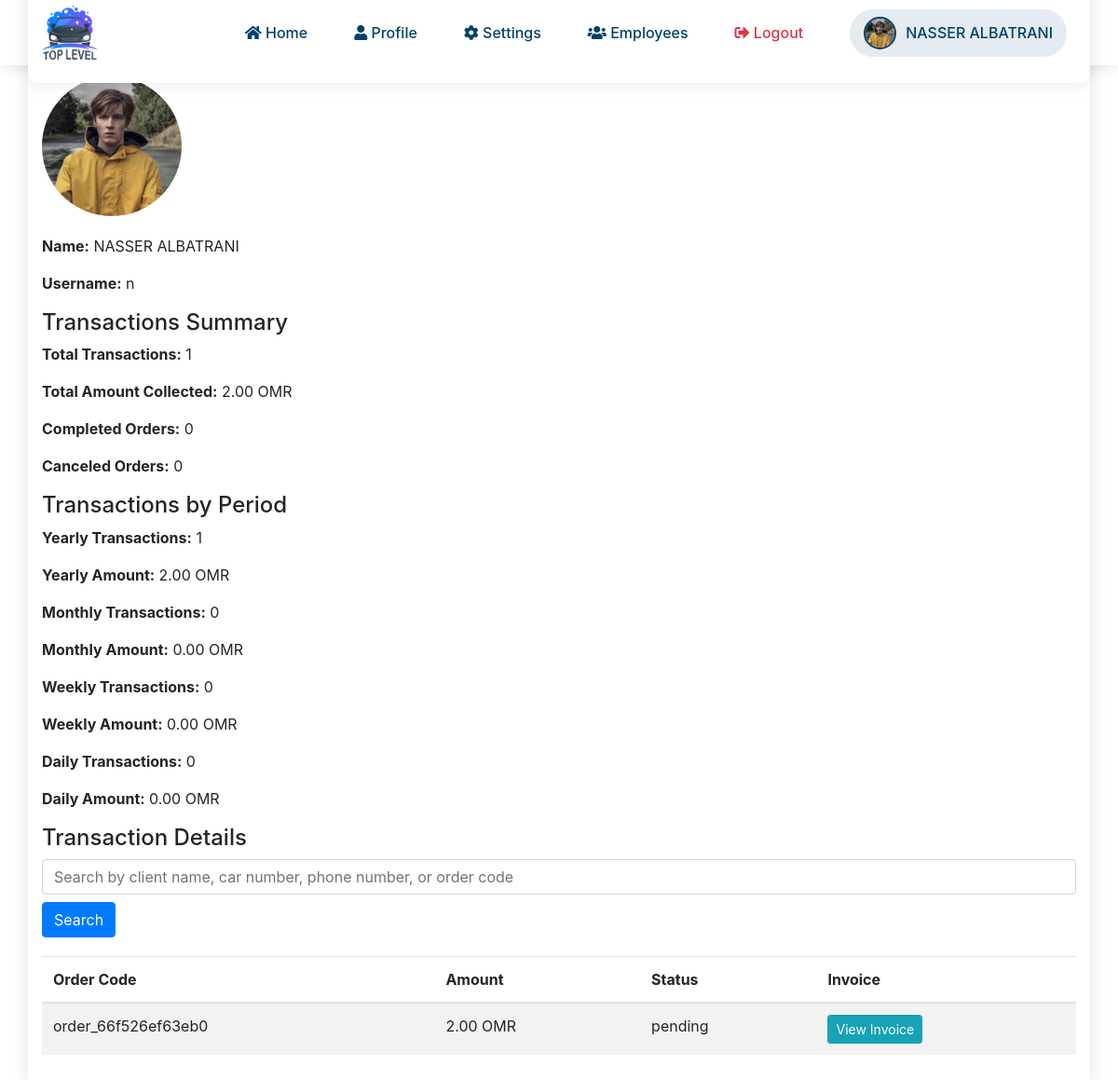
Screenshot of /employee_details.php?id=3 (signed in) with the database file from the repository.
### tables this page shows
CREATE TABLE `users` (
  `id` int(11) NOT NULL,
  `username` varchar(50) NOT NULL,
  `password` varchar(255) NOT NULL,
  `role` enum('manager','employee') NOT NULL,
  `phone` varchar(15) DEFAULT NULL,
  `email` varchar(100) DEFAULT NULL,
  `employee_name` varchar(100) NOT NULL,
  `image` varchar(255) DEFAULT NULL,
  `salary` decimal(10,2) NOT NULL DEFAULT 0.00,
  `qr_code` varchar(255) DEFAULT NULL
);

CREATE TABLE `orders` (
  `id` int(11) NOT NULL,
  `client_car_id` int(11) DEFAULT NULL,
  `order_details` text DEFAULT NULL,
  `qrcode_path` varchar(255) DEFAULT NULL,
  `car_type` varchar(50) DEFAULT NULL,
  `employee_name` varchar(100) DEFAULT NULL,
  `client_name` varchar(100) DEFAULT NULL,
  `service_category` varchar(50) DEFAULT NULL,
  `services` text DEFAULT NULL,
  `car_number` varchar(50) DEFAULT NULL,
  `car_name` varchar(255) DEFAULT NULL,
  `phone_number` varchar(50) DEFAULT NULL,
  `arrival_time` datetime DEFAULT NULL,
  `delivery_time` datetime DEFAULT NULL,
  `total_amount` decimal(10,3) DEFAULT NULL,
  `notes` text DEFAULT NULL,
  `order_code` varchar(255) DEFAULT NULL,
  `deposit_amount` decimal(10,3) NOT NULL DEFAULT 0.000,
  `remaining_amount` decimal(10,3) NOT NULL DEFAULT 0.000,
  `installments` int(11) NOT NULL DEFAULT 0,
  `coupon_code` varchar(255) DEFAULT NULL,
  `coupon_discount` decimal(10,3) DEFAULT 0.000,
  `total_after_discount` decimal(10,3) DEFAULT 0.000,
  `status` enum('pending','completed','canceled') DEFAULT 'pending',
  `car_delivered` tinyint(1) NOT NULL DEFAULT 0,
  `car_delivery_time` datetime DEFAULT NULL,
  `extra_service_name` text DEFAULT NULL,
  `extra_service_price` text DEFAULT NULL
);

### employee_details.php (the view, shortened to what this page needs)
<?php
include('db.php');
$employee_id = $_GET['id'];
$sql = "SELECT * FROM users WHERE id = ?";
$stmt = $conn->prepare($sql);
$stmt->bind_param("i", $employee_id);
$stmt->execute();
$result = $stmt->get_result();
$employee = $result->fetch_assoc();
$search_query = '';
$filter_query = '';
$search_param = '';
$transactions_sql = "SELECT id, order_code, total_amount, status FROM orders WHERE employee_name = ? $filter_query ORDER BY delivery_time DESC";
$stmt_transactions = $conn->prepare($transactions_sql);
if (!empty($filter_query)) {
    $stmt_transactions->bind_param("sssss", $employee['employee_name'], $search_param, $search_param, $search_param, $search_param);
} else {
    $stmt_transactions->bind_param("s", $employee['employee_name']);
}
$stmt_transactions->execute();
$result_transactions = $stmt_transactions->get_result();
function getTransactionsByPeriod($conn, $employee_name, $interval) {
    $sql = "SELECT COUNT(*) as transaction_count, SUM(total_amount) as total_amount FROM orders WHERE employee_name = ? AND arrival_time >= DATE_SUB(NOW(), INTERVAL $interval)";
    $stmt = $conn->prepare($sql);
    $stmt->bind_param("s", $employee_name);
    $stmt->execute();
    $result = $stmt->get_result();
    return $result->fetch_assoc();
}
$yearly = getTransactionsByPeriod($conn, $employee['employee_name'], '1 YEAR');
$monthly = getTransactionsByPeriod($conn, $employee['employee_name'], '1 MONTH');
$weekly = getTransactionsByPeriod($conn, $employee['employee_name'], '1 WEEK');
$daily = getTransactionsByPeriod($conn, $employee['employee_name'], '1 DAY');
$completed_orders = 0;
$canceled_orders = 0;
?>
<!DOCTYPE html>
<html lang="en">
<head>
    <link rel="stylesheet" href="https://stackpath.bootstrapcdn.com/bootstrap/4.5.2/css/bootstrap.min.css">
</head>
<body>
    <?php include 'nav.php'?>
    <div class="container">
        <h3>Employee Details</h3>
        <?php if ($employee['image']): ?>
            <img src="<?php echo htmlspecialchars($employee['image']); ?>" alt="Employee Image" class="employee-image">
        <?php endif; ?>
        <p><strong>Name:</strong> <?php echo htmlspecialchars($employee['employee_name']); ?></p>
        <p><strong>Username:</strong> <?php echo htmlspecialchars($employee['username']); ?></p>
        <h4>Transactions Summary</h4>
        <p><strong>Total Transactions:</strong> <?php echo $result_transactions->num_rows; ?></p>
        <p><strong>Total Amount Collected:</strong>
            <?php
            $result_transactions->data_seek(0);
            echo number_format(array_sum(array_column($result_transactions->fetch_all(MYSQLI_ASSOC), 'total_amount')), 2);
            ?> OMR
        </p>
        <p><strong>Completed Orders:</strong> <?php echo $completed_orders; ?></p>
        <p><strong>Canceled Orders:</strong> <?php echo $canceled_orders; ?></p>
        <h4>Transactions by Period</h4>
        <p><strong>Yearly Transactions:</strong> <?php echo $yearly['transaction_count']; ?></p>
        <p><strong>Yearly Amount:</strong> <?php echo number_format($yearly['total_amount'], 2); ?> OMR</p>
        <p><strong>Monthly Transactions:</strong> <?php echo $monthly['transaction_count']; ?></p>
        <p><strong>Monthly Amount:</strong> <?php echo number_format($monthly['total_amount'], 2); ?> OMR</p>
        <p><strong>Weekly Transactions:</strong> <?php echo $weekly['transaction_count']; ?></p>
        <p><strong>Weekly Amount:</strong> <?php echo number_format($weekly['total_amount'], 2); ?> OMR</p>
        <p><strong>Daily Transactions:</strong> <?php echo $daily['transaction_count']; ?></p>
        <p><strong>Daily Amount:</strong> <?php echo number_format($daily['total_amount'], 2); ?> OMR</p>
        <h4>Transaction Details</h4>
        <form method="get" class="search-box">
            <input type="text" name="search" class="form-control" placeholder="Search by client name, car number, phone number, or order code" value="<?php echo htmlspecialchars($search_query); ?>">
            <button type="submit" class="btn btn-primary mt-2">Search</button>
        </form>
        <table class="table table-striped transactions-table">
            <thead>
                <tr>
                    <th>Order Code</th>
                    <th>Amount</th>
                    <th>Status</th>
                    <th>Invoice</th>
                </tr>
            </thead>
            <tbody>
                <?php
                $stmt_transactions->execute();
                $result_transactions = $stmt_transactions->get_result();
                while ($transaction = $result_transactions->fetch_assoc()): ?>
                    <tr>
                        <td><?php echo htmlspecialchars($transaction['order_code']); ?></td>
                        <td><?php echo number_format($transaction['total_amount'], 2); ?> OMR</td>
                        <td><?php echo htmlspecialchars($transaction['status']); ?></td>
                        <td><a href="view_order.php?id=<?php echo $transaction['id']; ?>" class="btn btn-info btn-sm">View Invoice</a></td>
                    </tr>
                <?php endwhile; ?>
            </tbody>
        </table>
    </div>
</body>
</html>

### employee_details.php (style rules this page uses)
body { font-family: 'Poppins', sans-serif; background-color: #f4f4f4; display: flex; justify-content: center; align-items: center; padding: 20px; }
.container { max-width: 1200px; width: 100%; background-color: #fff; padding: 20px; border-radius: 10px; box-shadow: 0 0 20px rgba(0, 0, 0, 0.1); }
h3, h4 { margin-bottom: 20px; }
p { margin: 0 0 10px; }
.transactions-table { margin-top: 20px; }
.search-box { margin-bottom: 20px; }
.employee-image { max-width: 150px; border-radius: 50%; margin-bottom: 20px; }

### rows the page displays
users: image (picture), employee_name "NASSER ALBATRANI", username "n"
orders: order_code "order_66f526ef63eb0", total_amount "2.00", status "pending"

### other values shown
$employee_name "NASSER ALBATRANI"
$result_transactions->num_rows "1"
$completed_orders "0"
$canceled_orders "0"
$yearly['transaction_count'] "1"
$yearly['total_amount'] "2.00"
$monthly['transaction_count'] "0"
$monthly['total_amount'] "0.00"
$weekly['transaction_count'] "0"
$weekly['total_amount'] "0.00"
$daily['transaction_count'] "0"
$daily['total_amount'] "0.00"
